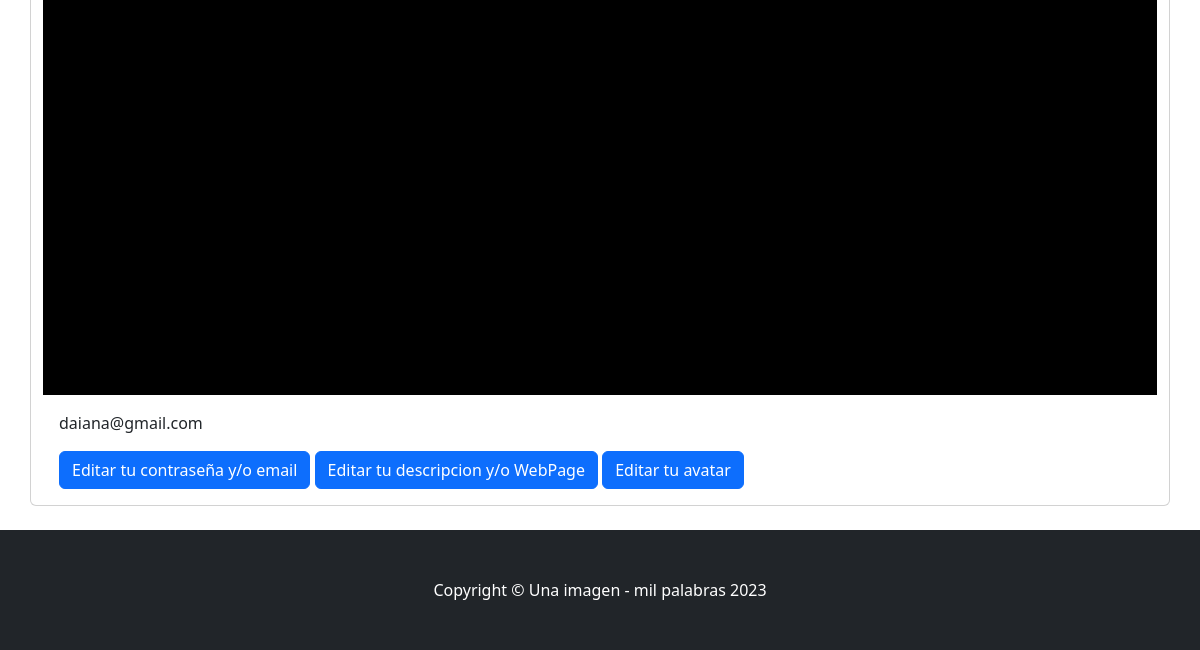
Before: /AppUsuarios/verPerfil/7 (signed in, lower part) with the older database file.
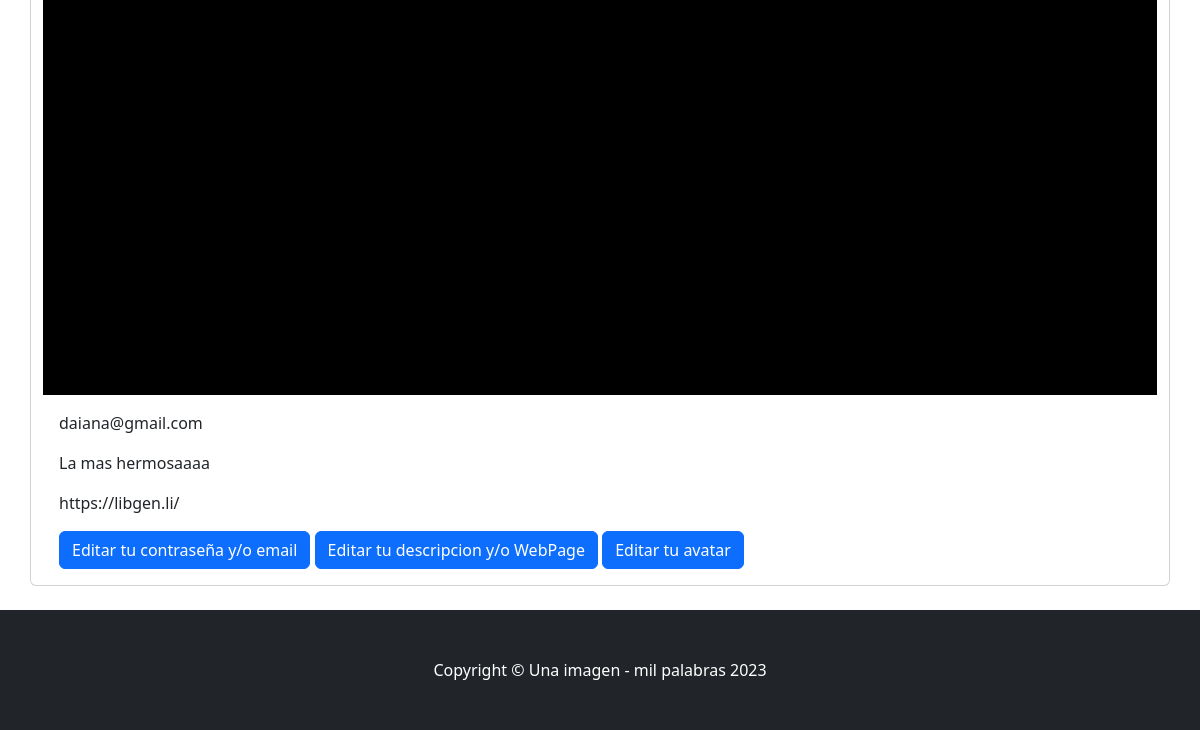
After: the same page with the newer database file.
### AppUsuarios/models.py (models this page shows)
class Perfil(models.Model):
    user=models.ForeignKey(User, related_name='user', on_delete=models.CASCADE)
    descripcion=models.CharField(max_length=20000,blank=True,null=True)
    pagina=models.URLField(max_length=200,blank=True,null=True)

### AppUsuarios/views.py (the view)
# urls.py: path('verPerfil/', verPerfil, name='verPerfil'),
def verPerfil(request, id):
    user=User.objects.get(id=id)
    username=user.username
    email=user.email
    perfil=Perfil.objects.filter(user=user.id)
    if len(perfil)!=0:
        descripcion=perfil[0].descripcion
        pagina=perfil[0].pagina
    else:
        descripcion=''
        pagina=''
    avatares=Avatar.objects.filter(user=user.id)
    if len(avatares)!=0:
        avatar=avatares[0].imagen.url
    else:
        avatar="/media/avatars/default.png"
    return render(request, 'AppUsuarios/verPerfil.html', {'username':username,'email':email,'avatar':avatar,'descripcion':descripcion,'pagina':pagina})

### AppUsuarios/templates/AppUsuarios/verPerfil.html (shortened to what this page needs)
{% extends "AppUsuarios/padre.html" %}
{% load static %}
{% block cuerpo %}
<body>
        <div class="card mb-4">
            <a href="#!"><img class="card-img-top" src="{{ avatar }}" alt="avatar" /></a>
            <div class="card-body">
                {% if user.is_authenticated %}
                <p class="card-text">{{ email }}</p>
                {% endif %}
                <p class="card-text">{{ descripcion }}</p>
                <p class="card-text">{{ pagina }}</p>
                <a class="btn btn-primary" href="{% url 'editarUser' %}">Editar tu contraseña y/o email</a>
                <a class="btn btn-primary" href="{% url 'editarPerfil' %}">Editar tu descripcion y/o WebPage</a>
                <a class="btn btn-primary" href="{% url 'agregarAvatar' %}">Editar tu avatar</a>
            </div>
        </div>
</body>
{% endblock %}

### AppUsuarios/templates/AppUsuarios/padre.html (shortened to what this page needs)
<!DOCTYPE html>
<html lang="en">
    <head>
        {% load static %}
        <link href="{% static 'AppUsuarios/css/styles.css' %}" rel="stylesheet" />
    </head>
    <body>
        <div class="container">
            <div class="row">
                {% block cuerpo %}
                {% endblock %}
            </div>
        </div>
        <footer class="py-5 bg-dark">
            <div class="container"><p class="m-0 text-center text-white">Copyright &copy; Una imagen - mil palabras 2023</p></div>
        </footer>
    </body>
</html>

Changed rows visible on the page:
added Perfil: descripcion "La mas hermosaaaa", pagina "https://libgen.li/"
